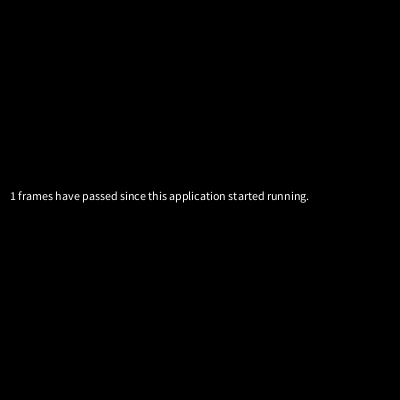
Frame 1 (no input)
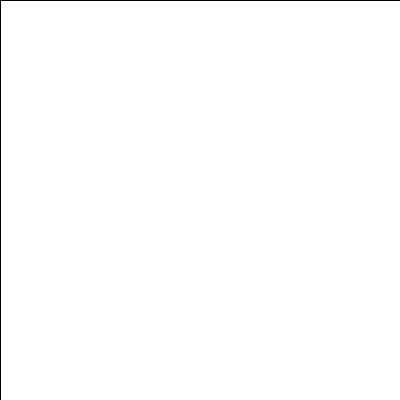
Frame 60 (the mouse pressed at the canvas centre just before this capture)
Frame 120 (the mouse held since frame 60 and released just before this capture): identical to frame 60, image omitted

The Processing sketch that drew these frames (run headless with seeded random() and noise(); from frame 60 on, the mouse is pressed at the canvas centre):

// Processing sketch: lesson_09_07_frameCount_modulo
// ── lesson_09_07_frameCount_modulo.pde
void setup(){
  size(400, 400);
}

void draw(){
  background(0);
  text(frameCount + " frames have passed since this application started running.", 10, height/2);
  
  if(frameCount % 60 == 0){
    rect(0, 0, width, height);
  }
}
